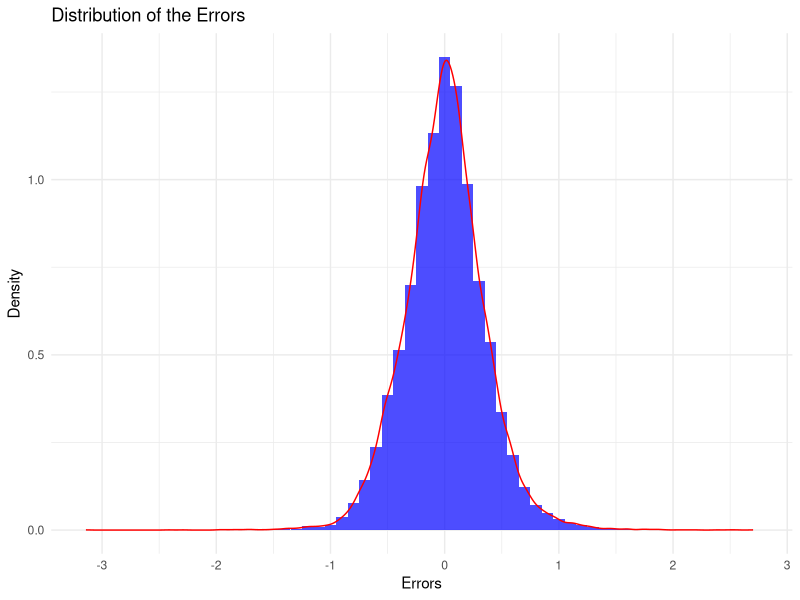
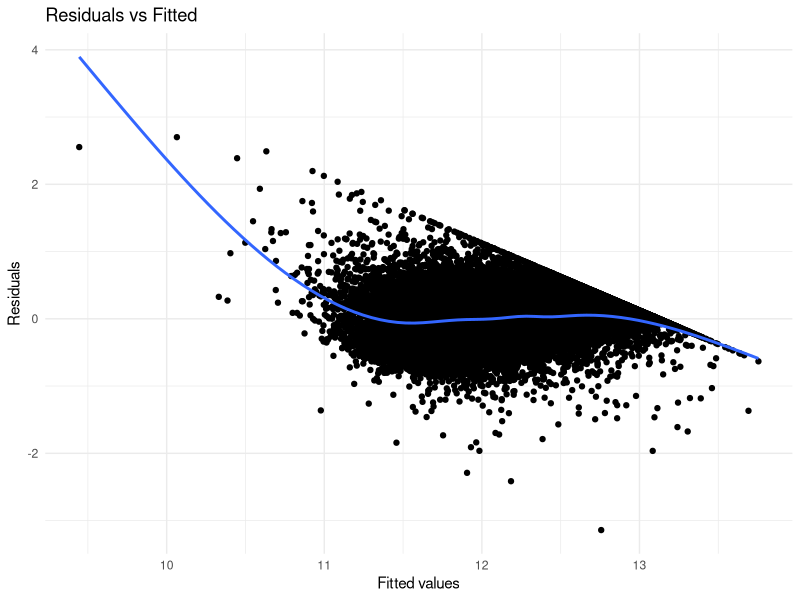
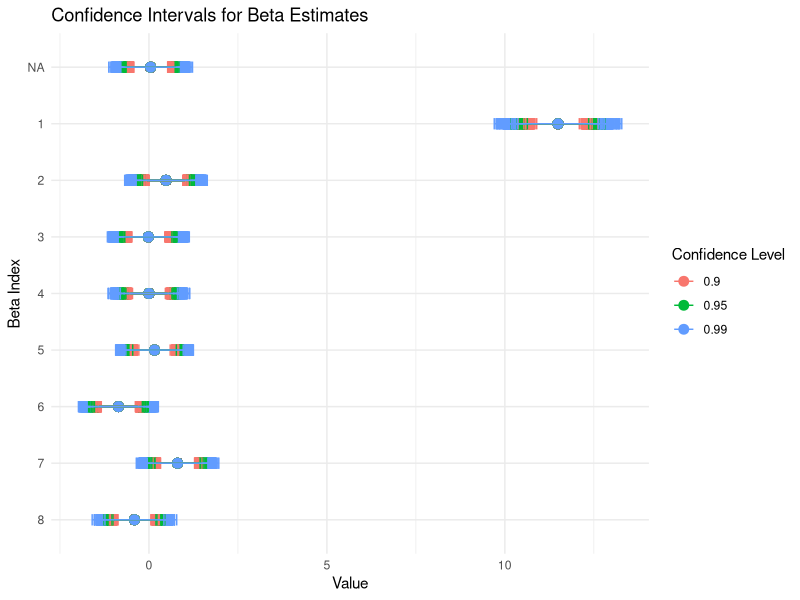
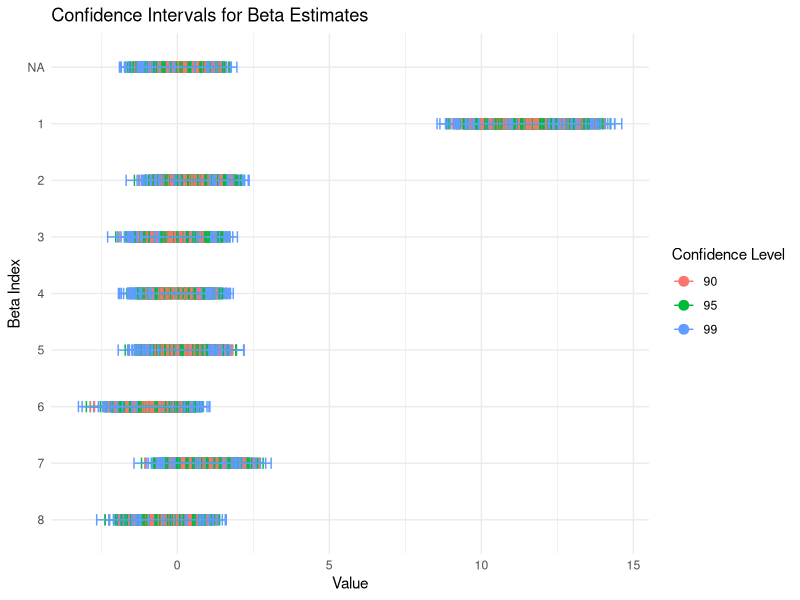
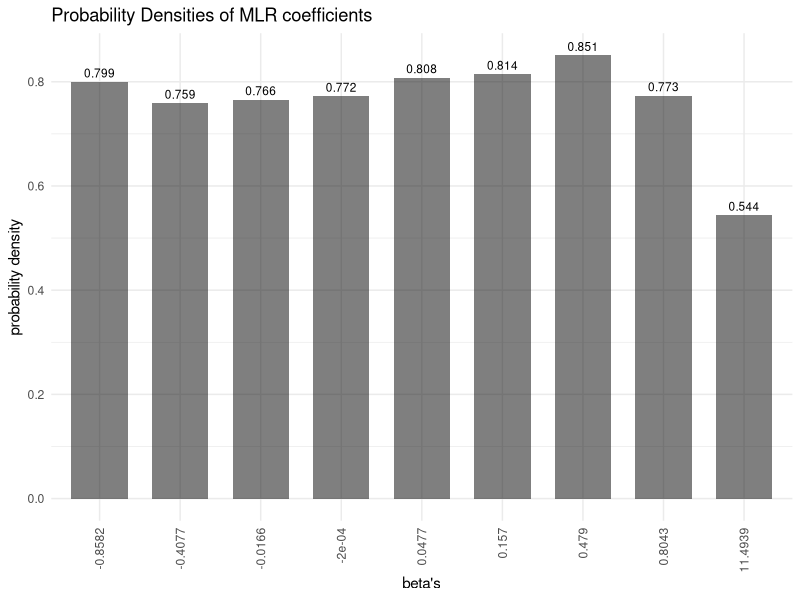

Write R code to recreate these figures, in order. (Note: this script raises an error after producing the figures.)
library(tidyverse)
library(dplyr)
library(ggplot2)
library(car)

data <- read.csv("cadata.csv")
init_cols <- colnames(data)

data <- data %>%
  mutate(
    y = log(Median.House.Value, base = exp(1)),
    f1 = Median.Income,
    f2 = Median.Income^2,
    f3 = Median.Income^3,
    f4 = log(Housing.Median.Age, base = exp(1)),
    f5 = log(Total.Rooms/Population, base = exp(1)),
    f6 = log(Total.Bedrooms/Population, base = exp(1)),
    f7 = log(Population/Households, base = exp(1)),
    f8 = log(Households,base = exp(1))
  ) %>%
  select(y, f1:f8)

beta <- as.matrix(c(11.4939, 0.4790, -0.0166, -0.0002, 0.1570, -0.8582, 0.8043, -0.4077, 0.0477))
X <- as.matrix(cbind(1, data[,2:9]))
y <- as.matrix(data[,"y"])
y_hat <-  X %*% beta
errors <- y - y_hat
errors_square <- errors*2
var <- mean(errors_square)
# Plotting the distribution of errors
errors_data <- data.frame(errors = errors)
ggplot(errors_data, aes(x = errors)) +
  geom_histogram(aes(y=..density..), binwidth=0.1, fill="blue", alpha=0.7) + 
  geom_density(color="red") + 
  labs(title = "Distribution of the Errors", y = "Density", x = "Errors") + 
  theme_minimal()

# Checking dependence between the errors
res_data <- data.frame(residuals = errors, fitted = y_hat)
ggplot(res_data, aes(x = fitted, y = residuals)) +
  geom_point() +
  geom_smooth(se = FALSE) +
  labs(title="Residuals vs Fitted", x="Fitted values", y="Residuals") +
  theme_minimal()

# Checking for multicollinearity
vif_res <- vif(lm(y ~ f1 + f2 + f3 + f4 + f5 + f6 + f7 + f8, data = data))
print(vif_res)


beta_estimator <- solve(t(X) %*% X) %*% t(X) %*% y
estimator_var <- var*(solve(t(X) %*% X))

# part a
sample_size <- 100
num_samples <- 200
predictors <- 8

beta <- as.matrix(c(11.4939, 0.4790, -0.0166, -0.0002, 0.1570, -0.8582, 0.8043, -0.4077, 0.0477))
beta_hats <- matrix(0, nrow = num_samples, ncol = predictors + 1)
beta_probs <- matrix(0, nrow = num_samples, ncol = predictors + 1)
conf_data_1 <- data.frame()
conf_data_2 <- data.frame()

for (i in 1:num_samples) {
  t <- runif(sample_size * predictors)
  X <- cbind(1, matrix(t, sample_size, predictors))
  y <- X %*% beta + rnorm(sample_size)
  error <- y - X %*% beta
  
  var_cov_matrix <- (mean(error^2)) * solve(t(X) %*% X)
  se_beta <- sqrt(diag(var_cov_matrix))
  beta_hat <- solve(t(X) %*% X) %*% t(X) %*% y
  
  
  conf_levels <- c(0.90, 0.95, 0.99)
  z_values <- qnorm(1 - (1 - conf_levels) / 2)
  t_values <- qt(1 - (1 - conf_levels) / 2, df = sample_size-1)
  
  for (k in 1:length(beta)) {
    for (j in 1:length(conf_levels)) {
      lower_bound <- beta_hat[k] - t_values[j] * se_beta[k]
      upper_bound <- beta_hat[k] + t_values[j] * se_beta[k]
      conf_data_2 <- rbind(conf_data_2, data.frame(Beta = k,
                                                   Estimate = beta_hat[k],
                                                   ConfidenceLevel = conf_levels[j] * 100,
                                                   Lower = lower_bound,
                                                   Upper = upper_bound))
    }
  }
  
  # Compute and print confidence intervals
  for (k in 1:length(beta)) {
    for (j in 1:length(conf_levels)) {
      lower_bound <- beta[k] - z_values[j] * se_beta[k]
      upper_bound <- beta[k] + z_values[j] * se_beta[k]
      conf_data_1 <- rbind(conf_data_1, data.frame(beta_index = k,
                                               estimate = beta[k],
                                               confidence_level = conf_levels[j],
                                               lower_int = lower_bound,
                                               upper_int = upper_bound))
    }
  }
  
  beta_hats[i, ] <- beta_hat
  beta_probs[i, ] <- sapply(1:(predictors + 1), function(j) {
    dnorm(x = beta_hat[j], mean = beta[j], sd = sqrt(var_cov_matrix[j, j]))
  })
}

expected_beta_hats <- colMeans(beta_hats)
comp_data <- data.frame(actual = beta, expected_beta_hat = expected_beta_hats, beta_probs = colMeans(beta_probs))

print(comp_data)
# print(head(conf_data))

ggplot(conf_data_1, aes(y = factor(beta_index, levels = predictors:1), x = estimate)) +
  geom_point(aes(color = as.factor(confidence_level)), size = 3) +
  geom_errorbarh(aes(xmin = lower_int, xmax = upper_int, height = 0.2, color = as.factor(confidence_level))) +
  labs(title = "Confidence Intervals for Beta Estimates", x = "Value", y = "Beta Index", color = "Confidence Level") +
  theme_minimal()

# Plotting the confidence intervals
ggplot(conf_data_2, aes(y = factor(Beta, levels = predictors:1), x = Estimate)) +
  geom_point(aes(color = as.factor(ConfidenceLevel)), size = 3) +
  geom_errorbarh(aes(xmin = Lower, xmax = Upper, height = 0.2, color = as.factor(ConfidenceLevel))) +
  labs(title = "Confidence Intervals for Beta Estimates", x = "Value", y = "Beta Index", color = "Confidence Level") +
  theme_minimal()

# Return the bar plot
ggplot(comp_data, aes(x = as.factor(round(actual, 4)), y = beta_probs)) + 
  geom_bar(stat = "identity", fill = "black", alpha = 0.5, width = 0.7) +
  geom_text(aes(label=sprintf("%.3f", beta_probs)), vjust=-0.5, size=3.0) + 
  labs(title = "Probability Densities of MLR coefficients", x = "beta's", y = "probability density") + 
  theme_minimal() +
  theme(axis.text.x = element_text(angle = 90, vjust = 0.5, hjust=1))


# part b 
a = 0.01
n <- 20640
p <- 9
l <- matrix(c(1,1,1,1,1,1,1,1,1))
# model 1
beta_1 <- solve(t(X) %*% X) %*% t(X) %*% y
b <- t(l) %*% solve(t(X) %*% X) %*% l
ols <- t(X %*% beta - X %*% beta_1) %*% (X %*% beta - X %*% beta_1)
theta <- t(l) %*% beta
theta_hat <- t(l) %*% beta_1
linex <- exp(a*(theta - theta_hat)) - a*(theta - theta_hat) - 1
lambda <- c(0.2, 0.4, 0.6, 0.8)
for(i in 1:4){
  risk_1 <- lambda[i]*(n - p)*var + (1 - lambda[i])*((exp(a^2*var)/2)*(b)-1)
  loss_1 <-lambda[i]*(ols) + (1 - lambda[i])*(linex) 
  print(paste("Risk for Model 1:",risk_1))
  print(paste("Loss for Model 1:",loss_1))
}

# model 2
b <- t(l) %*% solve(t(X) %*% X) %*% l
beta_2 <- solve(t(X) %*% X) %*% t(X) %*% y
theta <- t(l) %*% beta
theta_hat <- t(l) %*% beta_2
ols <- t(beta - beta_2) %*% (beta - beta_2)
linex <- exp(a*(theta - theta_hat)) - a*(theta - theta_hat) - 1
lambda <- c(0.2, 0.4, 0.6, 0.8)
for(i in 1:4){
  risk_1 <- lambda[i]*var + (1 - lambda[i])*((exp(a^2*var)/2)*(b)-1)
  loss_1 <-lambda[i]*(ols) + (1 - lambda[i])*(linex) 
  print(paste("Risk for Model 1:",risk_1))
  print(paste("Loss for Model 1:",loss_1))
}

# model 3
b <- t(l) %*% solve(t(X) %*% X) %*% l
beta_3 <- solve(t(X) %*% X) %*% t(X) %*% y
theta <- t(l) %*% beta
theta_hat <- t(l) %*% beta_3 - (a*var/2)*(t(l) %*% solve(t(X) %*% X) %*% l)
ols <- t(X %*% beta - X %*% beta_3) %*% (X %*% beta - X %*% beta_3)
linex <- exp(a*(theta - theta_hat)) - a*(theta - theta_hat) - 1
lambda <- c(0.2, 0.4, 0.6, 0.8)
for(i in 1:4){
  risk_1 <- lambda[i]*((n-p)*var + a*a*(((n-p)*var)^2)/4) + (1 - lambda[i])*(((a^2*var)/2)*(b)-1)
  loss_1 <-lambda[i]*(ols) + (1 - lambda[i])*(linex) 
  print(paste("Risk for Model 1:",risk_1))
  print(paste("Loss for Model 1:",loss_1))
}

# model 4
b <- t(l) %*% solve(t(X) %*% X) %*% l
beta_4 <- solve(t(X) %*% X) %*% t(X) %*% y
theta <- t(l) %*% beta
theta_hat <- t(l) %*% beta_4 - (a*var/2)*(t(l) %*% solve(t(X) %*% X) %*% l)
ols <- t(beta - beta_4) %*% (beta - beta_4)
linex <- exp(a*(theta - theta_hat)) - a*(theta - theta_hat) - 1
lambda <- c(0.2, 0.4, 0.6, 0.8)
for(i in 1:4){
  risk_1 <- lambda[i]*(var*b + a^2*(var*b)^2/4) + (1 - lambda[i])*(((a^2*var)/2)*(b)-1)
  loss_1 <-lambda[i]*(ols) + (1 - lambda[i])*(linex) 
  print(paste("Risk for Model 1:",risk_1))
  print(paste("Loss for Model 1:",loss_1))
}

# model 5
b <- t(l) %*% solve(t(X) %*% X) %*% l
beta_5 <- solve(t(X) %*% X) %*% t(X) %*% y
theta <- t(l) %*% beta
theta_hat <- t(l) %*% beta_5
ols <- t(theta - theta_hat) %*% (theta - theta_hat)
linex <- exp(a*t(X %*% beta - X %*% beta_5) %*% (X %*% beta - X %*% beta_5)) - a*t(X %*% beta - X %*% beta_5) %*% (X %*% beta - X %*% beta_5) - 1
lambda <- c(0.2, 0.4, 0.6, 0.8)
for(i in 1:4){
  risk_1 <- lambda[i]*(var * b) + (1 - lambda[i])*(exp((n-p)*var*a*a)/2 - 1)
  loss_1 <-lambda[i]*(ols) + (1 - lambda[i])*(linex) 
  print(paste("Risk for Model 1:",risk_1))
  print(paste("Loss for Model 1:",loss_1))
}

# model 6
b <- t(l) %*% solve(t(X) %*% X) %*% l
beta_6 <- solve(t(X) %*% X) %*% t(X) %*% y
theta <- t(l) %*% beta
theta_hat <- t(l) %*% beta_6
ols <- t(theta - theta_hat) %*% (theta - theta_hat)
linex <- exp(a*t(beta - beta_6) %*% (beta - beta_6)) - a*t(beta - beta_6) %*% (beta - beta_6) - 1
lambda <- c(0.2, 0.4, 0.6, 0.8)
for(i in 1:4){
  risk_1 <- lambda[i]*(var * b) + (1 - lambda[i])*(exp(var*a*a*b)/2 - 1)
  loss_1 <-lambda[i]*(ols) + (1 - lambda[i])*(linex) 
  print(paste("Risk for Model 1:",risk_1))
  print(paste("Loss for Model 1:",loss_1))
}

# model 7
b <- t(l) %*% solve(t(X) %*% X) %*% l
beta_7 <- solve(t(X) %*% X) %*% t(X) %*% y - (a*var)/2 * (solve(t(X) %*% X) %*% l)
theta <- t(l) %*% beta
theta_hat <- t(l) %*% beta_7 
ols <- t(theta - theta_hat) %*% (theta - theta_hat)
linex <- exp(a*t(X %*% beta - X %*% beta_7) %*% (X %*% beta - X %*% beta_7)) - a*t(X %*% beta - X %*% beta_7) %*% (X %*% beta - X %*% beta_7) - 1
lambda <- c(0.2, 0.4, 0.6, 0.8)
for(i in 1:4){
  risk_1 <- lambda[i]*(var * a^2*(var*b)^2/4) + (1 - lambda[i])*((a^2*var*(n-p))/2)
  loss_1 <-lambda[i]*(ols) + (1 - lambda[i])*(linex) 
  print(paste("Risk for Model 1:",risk_1))
  print(paste("Loss for Model 1:",loss_1))
}

# model 8
b <- t(l) %*% solve(t(X) %*% X) %*% l
beta_8 <- solve(t(X) %*% X) %*% t(X) %*% y - (a*var)/2 * (solve(t(X) %*% X) %*% l)
theta <- t(l) %*% beta
theta_hat <- t(l) %*% beta_8
ols <- t(theta - theta_hat) %*% (theta - theta_hat)
linex <- exp(a*t(beta - beta_8) %*% (beta - beta_8)) - a*t(beta - beta_8) %*% (beta - beta_8) - 1
lambda <- c(0.2, 0.4, 0.6, 0.8)
for(i in 1:4){
  risk_1 <- lambda[i]*(var*b + a^2*(var*b)^2/4) + (1 - lambda[i])*(a*var*b/2)
  loss_1 <-lambda[i]*(ols) + (1 - lambda[i])*(linex) 
  print(paste("Risk for Model 1:",risk_1))
  print(paste("Loss for Model 1:",loss_1))
}



data <- data[20600:20640,]
X_new <- as.matrix(cbind(1, data[,2:9]))
y <- X_new %*% beta
y_new <- X_new %*% beta_hat             
errors <- (y-y_new)
print(errors)
lines(y, color='red')
lines(y_new, color = 'blue')


plot_data <- data.frame(Index = data[, 1], 
                        y = c(y), 
                        y_new = c(y_new))

plot_data <- data.frame(Index = data[, 1], 
                        y = as.numeric(y), 
                        y_new = as.numeric(y_new))

# Use ggplot to plot y and y_new
gg <- ggplot() +
  geom_line(data = plot_data, aes(x = Index, y = y), color = "blue") +
  geom_line(data = plot_data, aes(x = Index, y = y_new), color = "red") +
  labs(x = "Index", y = "Values", title = "Comparison of y and y_new") +
  theme_minimal()

# Print the plot
print(gg)
